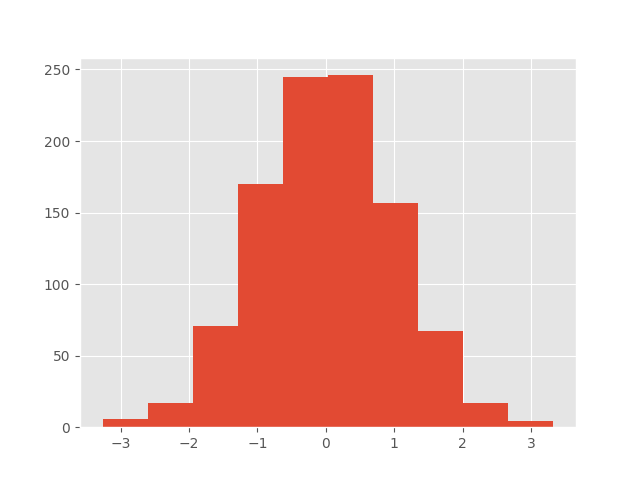

This chart was generated by the following Python code:
import matplotlib.pyplot as plt
import numpy as np
plt.style.use('ggplot')

# generate data
rng = np.random.default_rng(1701)
data = rng.normal(size=1000)

plt.hist(data)
plt.savefig('histogram.png')
plt.close()

# more customized histogram
plt.hist(data, bins=30, density=True, alpha=0.5, histtype='stepfilled', color='turquoise', edgecolor='none')
plt.savefig('histogram2.png')
plt.close()

# hexagonal binnings
mean = [0, 0]
cov = [[1, 1], [1, 2]]
x, y = rng.multivariate_normal(mean, cov, 10000).T
plt.hexbin(x, y, gridsize=50)
cb = plt.colorbar(label='count in bin')
plt.savefig('histogram3.png')
plt.close()
